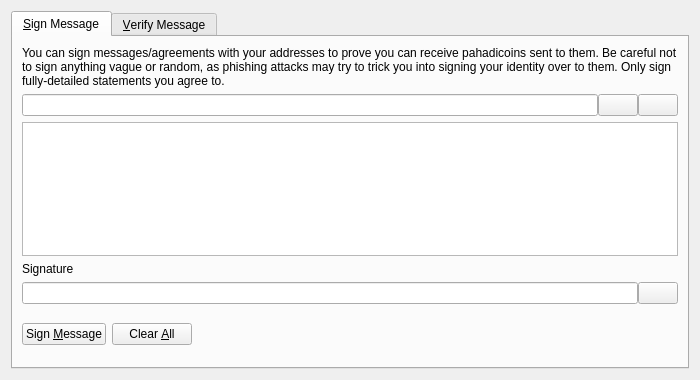
<?xml version="1.0" encoding="UTF-8"?>
<ui version="4.0">
 <class>SignVerifyMessageDialog</class>
 <widget class="QDialog" name="SignVerifyMessageDialog">
  <property name="geometry">
   <rect>
    <x>0</x>
    <y>0</y>
    <width>700</width>
    <height>380</height>
   </rect>
  </property>
  <property name="windowTitle">
   <string>Signatures - Sign / Verify a Message</string>
  </property>
  <property name="modal">
   <bool>true</bool>
  </property>
  <layout class="QVBoxLayout" name="verticalLayout">
   <item>
    <widget class="QTabWidget" name="tabWidget">
     <property name="currentIndex">
      <number>0</number>
     </property>
     <widget class="QWidget" name="tabSignMessage">
      <attribute name="title">
       <string>&amp;Sign Message</string>
      </attribute>
      <layout class="QVBoxLayout" name="verticalLayout_SM">
       <item>
        <widget class="QLabel" name="infoLabel_SM">
         <property name="text">
          <string>You can sign messages/agreements with your addresses to prove you can receive pahadicoins sent to them. Be careful not to sign anything vague or random, as phishing attacks may try to trick you into signing your identity over to them. Only sign fully-detailed statements you agree to.</string>
         </property>
         <property name="textFormat">
          <enum>Qt::PlainText</enum>
         </property>
         <property name="wordWrap">
          <bool>true</bool>
         </property>
        </widget>
       </item>
       <item>
        <layout class="QHBoxLayout" name="horizontalLayout_1_SM">
         <property name="spacing">
          <number>0</number>
         </property>
         <item>
          <widget class="QValidatedLineEdit" name="addressIn_SM">
           <property name="toolTip">
            <string>The Pahadicoin address to sign the message with</string>
           </property>
          </widget>
         </item>
         <item>
          <widget class="QPushButton" name="addressBookButton_SM">
           <property name="toolTip">
            <string>Choose previously used address</string>
           </property>
           <property name="text">
            <string/>
           </property>
           <property name="icon">
            <iconset resource="../bitcoin.qrc">
             <normaloff>:/icons/address-book</normaloff>:/icons/address-book</iconset>
           </property>
           <property name="shortcut">
            <string>Alt+A</string>
           </property>
           <property name="autoDefault">
            <bool>false</bool>
           </property>
          </widget>
         </item>
         <item>
          <widget class="QPushButton" name="pasteButton_SM">
           <property name="toolTip">
            <string>Paste address from clipboard</string>
           </property>
           <property name="text">
            <string/>
           </property>
           <property name="icon">
            <iconset resource="../bitcoin.qrc">
             <normaloff>:/icons/editpaste</normaloff>:/icons/editpaste</iconset>
           </property>
           <property name="shortcut">
            <string>Alt+P</string>
           </property>
           <property name="autoDefault">
            <bool>false</bool>
           </property>
          </widget>
         </item>
        </layout>
       </item>
       <item>
        <widget class="QPlainTextEdit" name="messageIn_SM">
         <property name="toolTip">
          <string>Enter the message you want to sign here</string>
         </property>
        </widget>
       </item>
       <item>
        <widget class="QLabel" name="signatureLabel_SM">
         <property name="text">
          <string>Signature</string>
         </property>
         <property name="textFormat">
          <enum>Qt::PlainText</enum>
         </property>
        </widget>
       </item>
       <item>
        <layout class="QHBoxLayout" name="horizontalLayout_2_SM">
         <property name="spacing">
          <number>0</number>
         </property>
         <item>
          <widget class="QLineEdit" name="signatureOut_SM">
           <property name="font">
            <font>
             <italic>true</italic>
            </font>
           </property>
           <property name="readOnly">
            <bool>true</bool>
           </property>
          </widget>
         </item>
         <item>
          <widget class="QPushButton" name="copySignatureButton_SM">
           <property name="toolTip">
            <string>Copy the current signature to the system clipboard</string>
           </property>
           <property name="text">
            <string/>
           </property>
           <property name="icon">
            <iconset resource="../bitcoin.qrc">
             <normaloff>:/icons/editcopy</normaloff>:/icons/editcopy</iconset>
           </property>
           <property name="autoDefault">
            <bool>false</bool>
           </property>
          </widget>
         </item>
        </layout>
       </item>
       <item>
        <layout class="QHBoxLayout" name="horizontalLayout_3_SM">
         <item>
          <widget class="QPushButton" name="signMessageButton_SM">
           <property name="toolTip">
            <string>Sign the message to prove you own this Pahadicoin address</string>
           </property>
           <property name="text">
            <string>Sign &amp;Message</string>
           </property>
           <property name="icon">
            <iconset resource="../bitcoin.qrc">
             <normaloff>:/icons/edit</normaloff>:/icons/edit</iconset>
           </property>
           <property name="autoDefault">
            <bool>false</bool>
           </property>
          </widget>
         </item>
         <item>
          <widget class="QPushButton" name="clearButton_SM">
           <property name="toolTip">
            <string>Reset all sign message fields</string>
           </property>
           <property name="text">
            <string>Clear &amp;All</string>
           </property>
           <property name="icon">
            <iconset resource="../bitcoin.qrc">
             <normaloff>:/icons/remove</normaloff>:/icons/remove</iconset>
           </property>
           <property name="autoDefault">
            <bool>false</bool>
           </property>
          </widget>
         </item>
         <item>
          <spacer name="horizontalSpacer_1_SM">
           <property name="orientation">
            <enum>Qt::Horizontal</enum>
           </property>
           <property name="sizeHint" stdset="0">
            <size>
             <width>40</width>
             <height>48</height>
            </size>
           </property>
          </spacer>
         </item>
         <item>
          <widget class="QLabel" name="statusLabel_SM">
           <property name="font">
            <font>
             <weight>75</weight>
             <bold>true</bold>
            </font>
           </property>
           <property name="text">
            <string/>
           </property>
           <property name="wordWrap">
            <bool>true</bool>
           </property>
          </widget>
         </item>
         <item>
          <spacer name="horizontalSpacer_2_SM">
           <property name="orientation">
            <enum>Qt::Horizontal</enum>
           </property>
           <property name="sizeHint" stdset="0">
            <size>
             <width>40</width>
             <height>48</height>
            </size>
           </property>
          </spacer>
         </item>
        </layout>
       </item>
      </layout>
     </widget>
     <widget class="QWidget" name="tabVerifyMessage">
      <attribute name="title">
       <string>&amp;Verify Message</string>
      </attribute>
      <layout class="QVBoxLayout" name="verticalLayout_VM">
       <item>
        <widget class="QLabel" name="infoLabel_VM">
         <property name="text">
          <string>Enter the receiver's address, message (ensure you copy line breaks, spaces, tabs, etc. exactly) and signature below to verify the message. Be careful not to read more into the signature than what is in the signed message itself, to avoid being tricked by a man-in-the-middle attack. Note that this only proves the signing party receives with the address, it cannot prove sendership of any transaction!</string>
         </property>
         <property name="textFormat">
          <enum>Qt::PlainText</enum>
         </property>
         <property name="alignment">
          <set>Qt::AlignLeading|Qt::AlignLeft|Qt::AlignTop</set>
         </property>
         <property name="wordWrap">
          <bool>true</bool>
         </property>
        </widget>
       </item>
       <item>
        <layout class="QHBoxLayout" name="horizontalLayout_1_VM">
         <property name="spacing">
          <number>0</number>
         </property>
         <item>
          <widget class="QValidatedLineEdit" name="addressIn_VM">
           <property name="toolTip">
            <string>The Pahadicoin address the message was signed with</string>
           </property>
          </widget>
         </item>
         <item>
          <widget class="QPushButton" name="addressBookButton_VM">
           <property name="toolTip">
            <string>Choose previously used address</string>
           </property>
           <property name="text">
            <string/>
           </property>
           <property name="icon">
            <iconset resource="../bitcoin.qrc">
             <normaloff>:/icons/address-book</normaloff>:/icons/address-book</iconset>
           </property>
           <property name="shortcut">
            <string>Alt+A</string>
           </property>
           <property name="autoDefault">
            <bool>false</bool>
           </property>
          </widget>
         </item>
        </layout>
       </item>
       <item>
        <widget class="QPlainTextEdit" name="messageIn_VM"/>
       </item>
       <item>
        <widget class="QValidatedLineEdit" name="signatureIn_VM"/>
       </item>
       <item>
        <layout class="QHBoxLayout" name="horizontalLayout_2_VM">
         <item>
          <widget class="QPushButton" name="verifyMessageButton_VM">
           <property name="toolTip">
            <string>Verify the message to ensure it was signed with the specified Pahadicoin address</string>
           </property>
           <property name="text">
            <string>Verify &amp;Message</string>
           </property>
           <property name="icon">
            <iconset resource="../bitcoin.qrc">
             <normaloff>:/icons/transaction_0</normaloff>:/icons/transaction_0</iconset>
           </property>
           <property name="autoDefault">
            <bool>false</bool>
           </property>
          </widget>
         </item>
         <item>
          <widget class="QPushButton" name="clearButton_VM">
           <property name="toolTip">
            <string>Reset all verify message fields</string>
           </property>
           <property name="text">
            <string>Clear &amp;All</string>
           </property>
           <property name="icon">
            <iconset resource="../bitcoin.qrc">
             <normaloff>:/icons/remove</normaloff>:/icons/remove</iconset>
           </property>
           <property name="autoDefault">
            <bool>false</bool>
           </property>
          </widget>
         </item>
         <item>
          <spacer name="horizontalSpacer_1_VM">
           <property name="orientation">
            <enum>Qt::Horizontal</enum>
           </property>
           <property name="sizeHint" stdset="0">
            <size>
             <width>40</width>
             <height>48</height>
            </size>
           </property>
          </spacer>
         </item>
         <item>
          <widget class="QLabel" name="statusLabel_VM">
           <property name="font">
            <font>
             <weight>75</weight>
             <bold>true</bold>
            </font>
           </property>
           <property name="text">
            <string/>
           </property>
           <property name="wordWrap">
            <bool>true</bool>
           </property>
          </widget>
         </item>
         <item>
          <spacer name="horizontalSpacer_2_VM">
           <property name="orientation">
            <enum>Qt::Horizontal</enum>
           </property>
           <property name="sizeHint" stdset="0">
            <size>
             <width>40</width>
             <height>48</height>
            </size>
           </property>
          </spacer>
         </item>
        </layout>
       </item>
      </layout>
     </widget>
    </widget>
   </item>
  </layout>
 </widget>
 <customwidgets>
  <customwidget>
   <class>QValidatedLineEdit</class>
   <extends>QLineEdit</extends>
   <header>qvalidatedlineedit.h</header>
  </customwidget>
 </customwidgets>
 <resources>
  <include location="../bitcoin.qrc"/>
 </resources>
 <connections/>
</ui>
